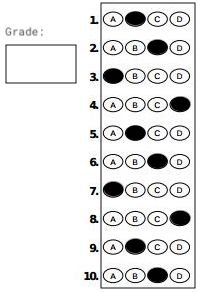
#> input picture MCQ_scanner/org.jpeg, 212 x 292 px, found by its file name
$ jupyter execute MCQ_scanner.ipynb   (shell and % lines are left out)
#> lines starting #> are read from the running program, lines starting #| are printed output that depends on the picture; after the words box and inside, x2 and y2 are one past the last pixel; in counts of white or black regions, pixels touching at a corner belong together
# **MCQ scanner**

##Import Modules

[cell 1]
import numpy as np
import cv2
import matplotlib.pyplot as plt
from imutils.perspective import four_point_transform
import imutils

[cell 2]
def show_images(titles, images, wait=True):
    """Display multiple images with one line of code"""

    for (title, image) in zip(titles, images):
        plt.title(title)
        plt.imshow(image)
        plt.axis("off")
        plt.show()

    if wait:
        cv2.waitKey(0)
        cv2.destroyAllWindows()

[cell 3]
height = 800
width = 600
green = (0, 255, 0) # green color
red = (0, 0, 255) # red color
white = (255, 255, 255) # white color
questions = 10
answers = 4
#correct_ans = [0, 2, 0, 3, 3]
correct_ans = [1, 2, 3, 3, 0, 2, 0, 2, 1, 2]

img = cv2.imread('/content/org.jpeg')
#> img is the input picture: shape (292, 212, 3); mean B, G, R 229.2, 229.3, 229.3
img = cv2.resize(img, (width, height))
#> img: shape (800, 600, 3)
img_copy = img.copy() # for display purposes
img_copy1 = img.copy() # for display purposes
img_copy2 = img.copy() # for display purposes

gray_img = cv2.cvtColor(img, cv2.COLOR_BGR2GRAY)
blur_img = cv2.GaussianBlur(gray_img, (5, 5), 0)
edge_img = cv2.Canny(blur_img, 75, 200) # adjust with your images
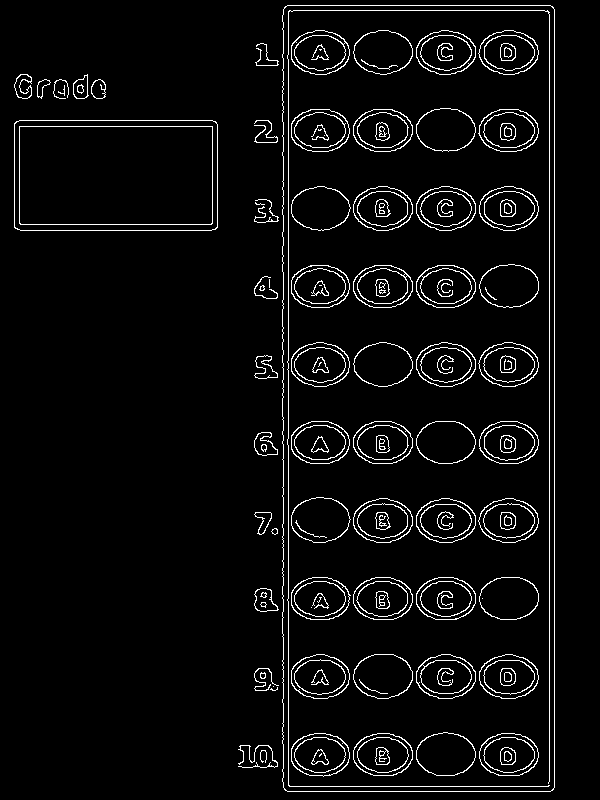
#> edge_img: shape (800, 600); 4.6% white in thin lines or dots, all inside (x1, y1, x2, y2) = (14, 5, 555, 792)

# find the contours in the image
contours, _ = cv2.findContours(edge_img, cv2.RETR_LIST, cv2.CHAIN_APPROX_NONE)
#> contours = 285 contours, 53 with area under 20; largest, box (x1, y1, x2, y2) and area: (282, 5, 555, 792) 213233, (282, 5, 555, 792) 213227, (14, 120, 218, 231) 22300, (14, 120, 218, 231) 22291, (19, 126, 213, 225) 18913

# draw the contours
cv2.drawContours(img, contours, -1, green, 3)
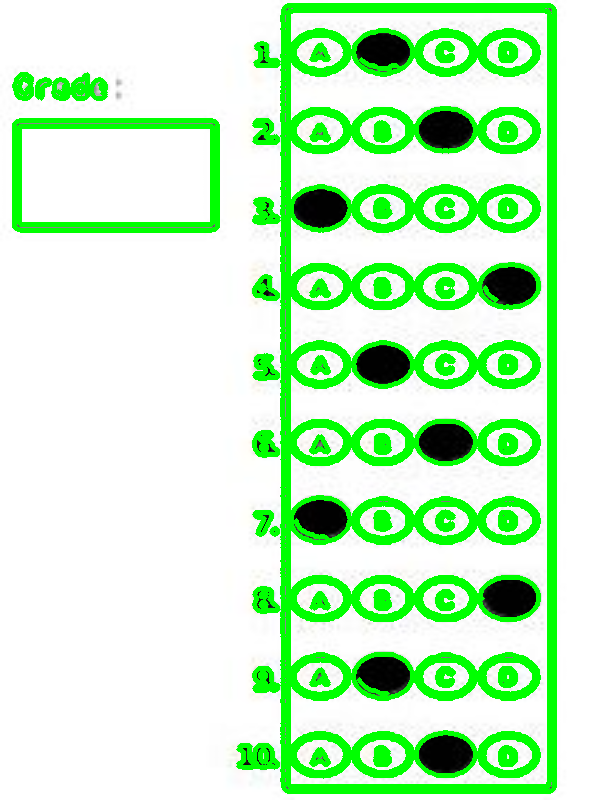
#> img: shape (800, 600, 3); mean B, G, R 196.4, 245.1, 196.5
show_images(['image'], [img]) # helper function in helper.py file
#> the loop in show_images, `for (title, image) in zip(titles, images):` made 1 pass

[cell 4]
def get_rect_cnts(contours):
    rect_cnts = []
    for cnt in contours:
        # approximate the contour
        peri = cv2.arcLength(cnt, True)
        approx = cv2.approxPolyDP(cnt, 0.02 * peri, True)
        # if the approximated contour is a rectangle ...
        if len(approx) == 4:
            # append it to our list
            rect_cnts.append(approx)
#> this loop made 285 passes
#> peri on passes 2 to 4: 27.56, 15.07, 29.9
#> after the loop, rect_cnts = 8 contours, 2 with area under 20; largest, box (x1, y1, x2, y2) and area: (283, 5, 555, 792) 208810, (283, 5, 555, 792) 208810, (14, 121, 218, 229) 21260, (14, 121, 218, 229) 20958, (19, 126, 213, 225) 18769, (19, 126, 213, 225) 18482
    # sort the contours from biggest to smallest
    rect_cnts = sorted(rect_cnts, key=cv2.contourArea, reverse=True)

    return rect_cnts

[cell 5]
rect_cnts = get_rect_cnts(contours)
# warp perspective to get the top-down view of the document
# document = four_point_transform(img_copy, rect_cnts[0].reshape(4, 2))
# doc_copy = document.copy()  # for display purposes
# doc_copy1 = document.copy() # for display purposes

cv2.drawContours(img_copy, rect_cnts, -1, green, 3)
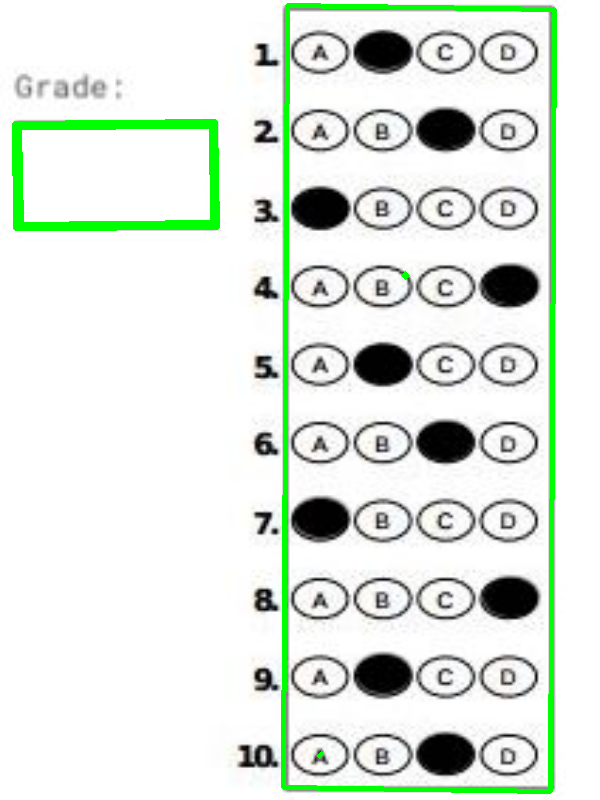
#> img_copy: shape (800, 600, 3); mean B, G, R 223.4, 232.2, 223.5
# helper function in helper.py file
show_images(['image'], [img_copy])
#> the loop in show_images (call 2), `for (title, image) in zip(titles, images):` made 1 pass

[cell 6]
########################################################################
# Find the Two Biggest Contours on the Document
########################################################################

# find contours on the document
gray_doc = cv2.cvtColor(img_copy, cv2.COLOR_BGR2GRAY)
blur_doc = cv2.GaussianBlur(gray_doc, (3, 3), 0)
edge_doc = cv2.Canny(blur_doc, 10, 70)
#> edge_doc: shape (800, 600); 4.8% white in thin lines or dots
show_images(['edge image'], [edge_doc])
contours, _ = cv2.findContours(edge_doc, cv2.RETR_EXTERNAL, cv2.CHAIN_APPROX_SIMPLE)
#> contours = 40 contours, 29 with area under 20; largest, box (x1, y1, x2, y2) and area: (280, 2, 558, 795) 215171, (11, 118, 221, 232) 22948, (254, 588, 278, 612) 384, (254, 432, 278, 456) 346, (254, 120, 278, 143) 288

rect_cnts = get_rect_cnts(contours)
#> the loop in get_rect_cnts (call 2), `for cnt in contours:` made 40 passes
#> peri on passes 1, 2, 3, 5, 6, 7, 8, 9, 10, 11, 14, 16: 62.14, 319.5, 21.9, 21.07, 193, 14.49, 85.11, 36.38, 156.2, 106.4, 235.9, 16.49
#> (peri, approx) on passes 4, 12, 13, 15, 17, 19: (0, [[266, 680]]), (0, [[270, 373]]), (0, [[263, 358]]), (4, [[269, 293], [269, 295]]), (0, [[265, 281]]), (0, [[260, 226]])
#> after the loop in get_rect_cnts (call 2), `for cnt in contours:`: rect_cnts = 3 contours, 1 with area under 20; largest, box (x1, y1, x2, y2) and area: (280, 3, 557, 795) 210945, (13, 120, 219, 230) 22236
print(rect_cnts)
#| [array([[[286,   3]],
#|        [[280, 785]],
#|        [[548, 794]],
#|        [[556,   8]]], dtype=int32), array([[[217, 120]],
#|        [[ 14, 120]],
#|        [[ 13, 229]],
#|        [[218, 229]]], dtype=int32), array([[[26, 85]],
#|        [[25, 85]],
#|        [[23, 87]],
#|        [[23, 88]]], dtype=int32)]
# contours of the questions
biggest_cnt = rect_cnts[0]
#> biggest_cnt = [[286, 3], [280, 785], [548, 794], [556, 8]]
# contours of the grade
grade_cnt = rect_cnts[1]
#> grade_cnt = [[217, 120], [14, 120], [13, 229], [218, 229]]

# draw the two biggest contours, which are the
# contour of the questions and the contour of the grade
cv2.drawContours(img_copy, rect_cnts[:2], -1, green, 3)
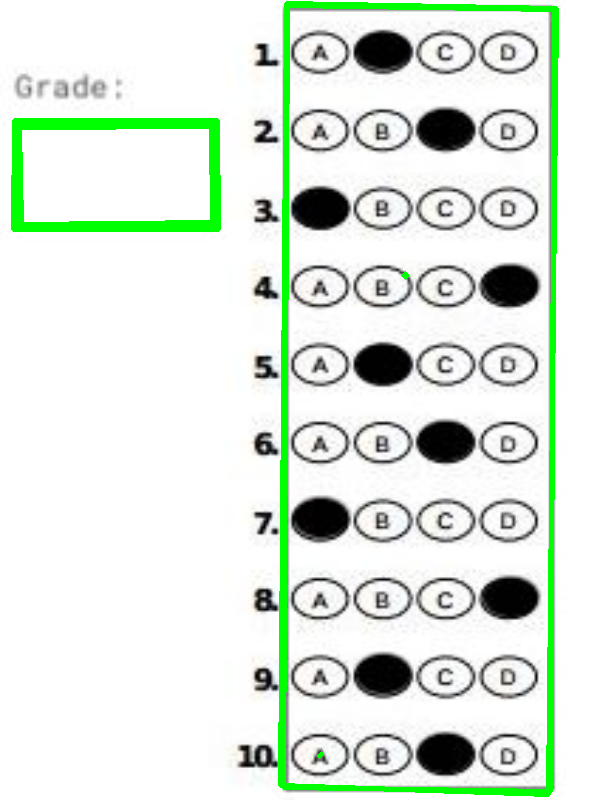
#> img_copy: shape (800, 600, 3); 0.85% of pixels changed, all inside (x1, y1, x2, y2) = (11, 1, 559, 797)
show_images(['two biggest contours'], [img_copy])

[cell 7]
########################################################################
# Mask Everything in the Document Except the Area of the Biggest Contour
########################################################################

# cooredinates of the biggest contour
# I added 4 pixels to x and y, and removed 4 pixels from x_W and y_H to make
# sure we are inside the contour and not take the border of the biggest contour
x, y = biggest_cnt[0][0][0] + 4, biggest_cnt[0][0][1] + 4
#> x = 290; y = 7
x_W, y_H = biggest_cnt[2][0][0] - 4, biggest_cnt[2][0][1] - 4
#> x_W = 544; y_H = 790

# create a black image with the same dimension as the document
mask =  np.zeros((img_copy.shape[0], img_copy.shape[1]), np.uint8)
# we create a white rectangle in the region of the biggest contour
cv2.rectangle(mask, (x, y), (x_W, y_H), white, -1)
#> mask: shape (800, 600); 41.6% white; 1 white region, box (x1, y1, x2, y2) and area: (290, 7, 545, 791) 199920
masked = cv2.bitwise_and(img_copy1, img_copy1, mask=mask)
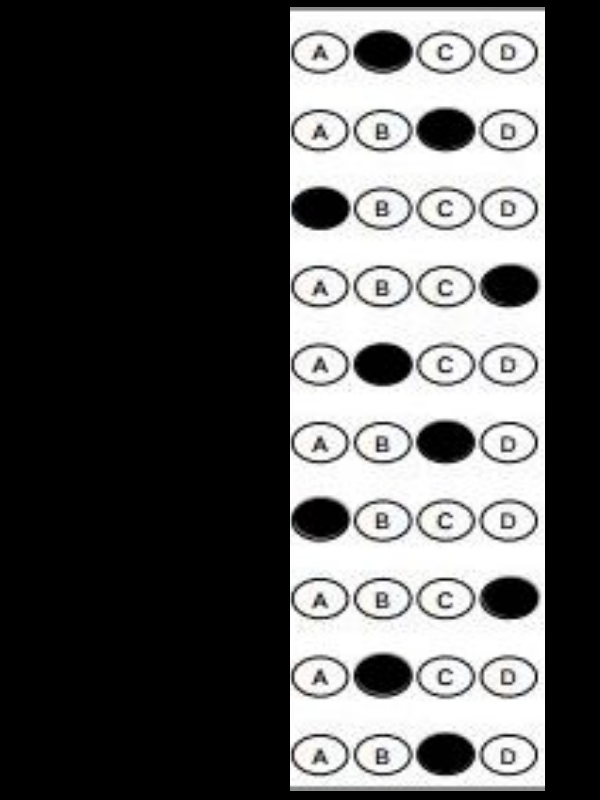
#> masked: shape (800, 600, 3); mean B, G, R 85.7, 85.7, 85.7

show_images(['document', 'mask', 'masked'], [img_copy1, mask, masked])

# take only the region of the biggest contour
masked = masked[y:y_H, x:x_W]
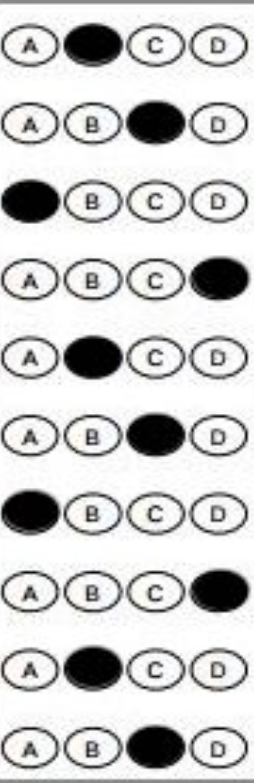
#> masked: shape (783, 254, 3); mean B, G, R 205.6, 205.8, 205.8
print(masked)
#> (printed output is left out)
gray = cv2.cvtColor(masked, cv2.COLOR_BGR2GRAY)
_, thresh = cv2.threshold(gray, 200, 255, cv2.THRESH_BINARY_INV)
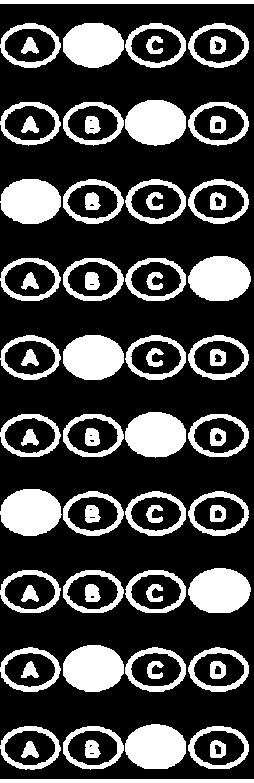
#> thresh: shape (783, 254); 26.9% white; 72 white regions, largest, box (x1, y1, x2, y2) and area: (0, 489, 62, 536) 2275, (63, 645, 124, 692) 2265, (188, 568, 251, 613) 2225

show_images(['masked', 'thresh'], [masked, thresh])

[cell 8]
########################################################################
# Split the Area of the Biggest Contour
########################################################################

# split the thresholded image into boxes
def split_image(image):
    # make the number of rows and columns
    # a multiple of 5 (questions = answers = 5)
    r = len(image) // questions * questions
#> r = 780
    c = len(image[0]) // answers * answers
#> c = 252
    image = image[:r, :c]
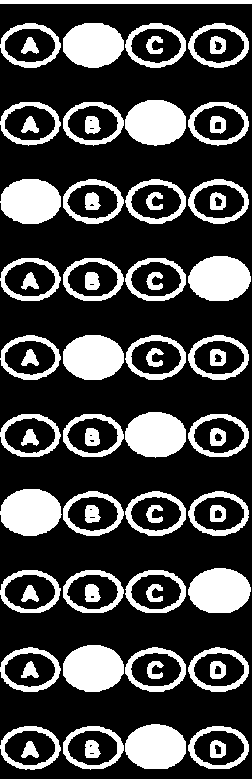
#> image: shape (780, 252); 26.8% white; 72 white regions, largest, box (x1, y1, x2, y2) and area: (0, 489, 62, 536) 2275, (63, 645, 124, 692) 2265, (188, 568, 251, 613) 2225
    # split the image horizontally (row-wise)
    rows = np.vsplit(image, questions)
#> rows = 10 items
    boxes = []
    for row in rows:
        # split each row vertically (column-wise)
        cols = np.hsplit(row, answers)
        for box in cols:
            boxes.append(box)
#> this loop made 10 passes
#> after the loop, boxes = 40 items
    return boxes

boxes = split_image(thresh)
#> boxes = 40 items

[cell 9]
########################################################################
# Start Grading the Document
########################################################################

score = 0

# loop over the questions
for i in range(0, questions):
    user_answer = None

    # loop over the answers
    for j in range(answers):
        pixels = cv2.countNonZero(boxes[j + i * 4])
        # if the current answer has a larger number of
        # non-zero (white) pixels then the previous one
        # we update the `user_answer` variable
        if user_answer is None or pixels > user_answer[1]:
            user_answer = (j, pixels)

    # find the contours of the bubble that the user has filled
    cnt, _ = cv2.findContours(boxes[user_answer[0] + i * 4],
                                      cv2.RETR_EXTERNAL, cv2.CHAIN_APPROX_SIMPLE)
    # translate the coordinates of the contours
    # to their original place in the document
    for c in cnt:
        c[:, :, 0] += x + ((x_W + 80) // 10) * user_answer[0]
        c[:, :, 1] += y + ((y_H - 10)  // 10) * i


    # if the user's answer is correct, we increase the score and draw
    # a green contour arround the bubble that the user has filled
    if correct_ans[i] == user_answer[0]:
        cv2.drawContours(img_copy2, cnt, -1, [0,255,0], 3)
        score += 1
    # otherwise we draw a red contour
    else:
        cv2.drawContours(img_copy2, cnt, -1, [255,0,0], 3)
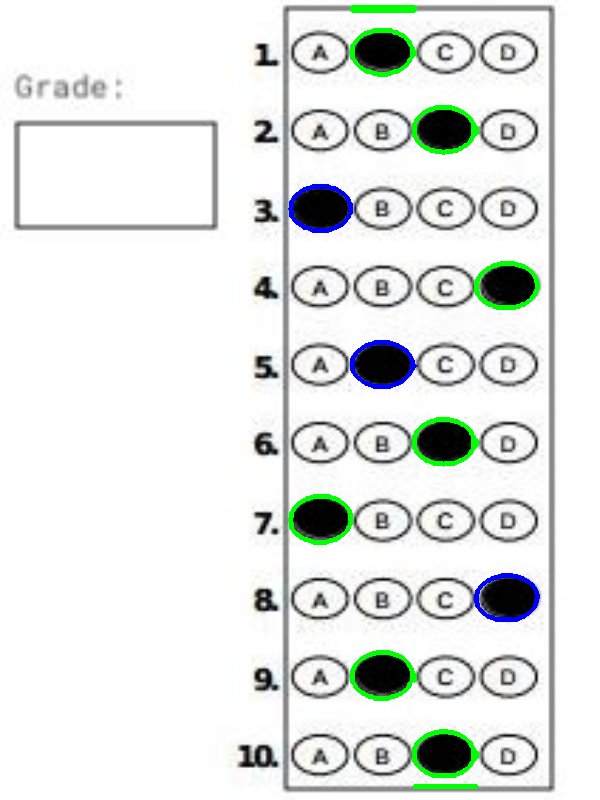
#> img_copy2: shape (800, 600, 3); mean B, G, R 227.4, 229.6, 226.3
#> after the loop, c = contour of 64 points, box (x1, y1, x2, y2) (414, 731, 474, 776), area 2108; score = 7

score = (score / 10) * 100
#> score = 70

# get the (x, y) coordinates of the grade contour.
# we add some pixels to make sure the text is inside the contour.
x_grade = grade_cnt[0][0][0] + -115
#> x_grade = 102
y_grade = grade_cnt[0][0][1] + 55
#> y_grade = 175
cv2.putText(img_copy2, "{}%".format(int(score)),
            (x_grade, y_grade), cv2.FONT_HERSHEY_SIMPLEX, 1, [255,0,0], 3)
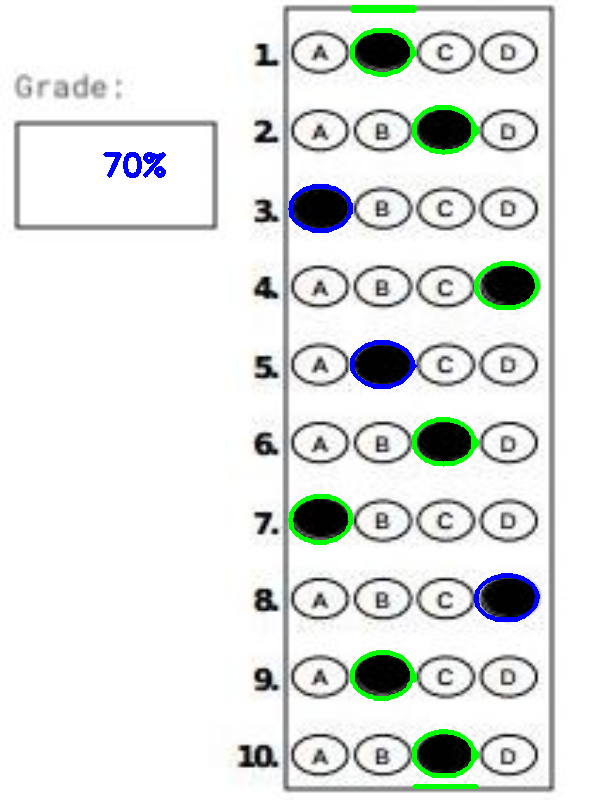
#> img_copy2: shape (800, 600, 3); 0.18% of pixels changed, all inside (x1, y1, x2, y2) = (103, 152, 166, 178)

show_images(['image', 'final score'], [img_copy, img_copy2])
